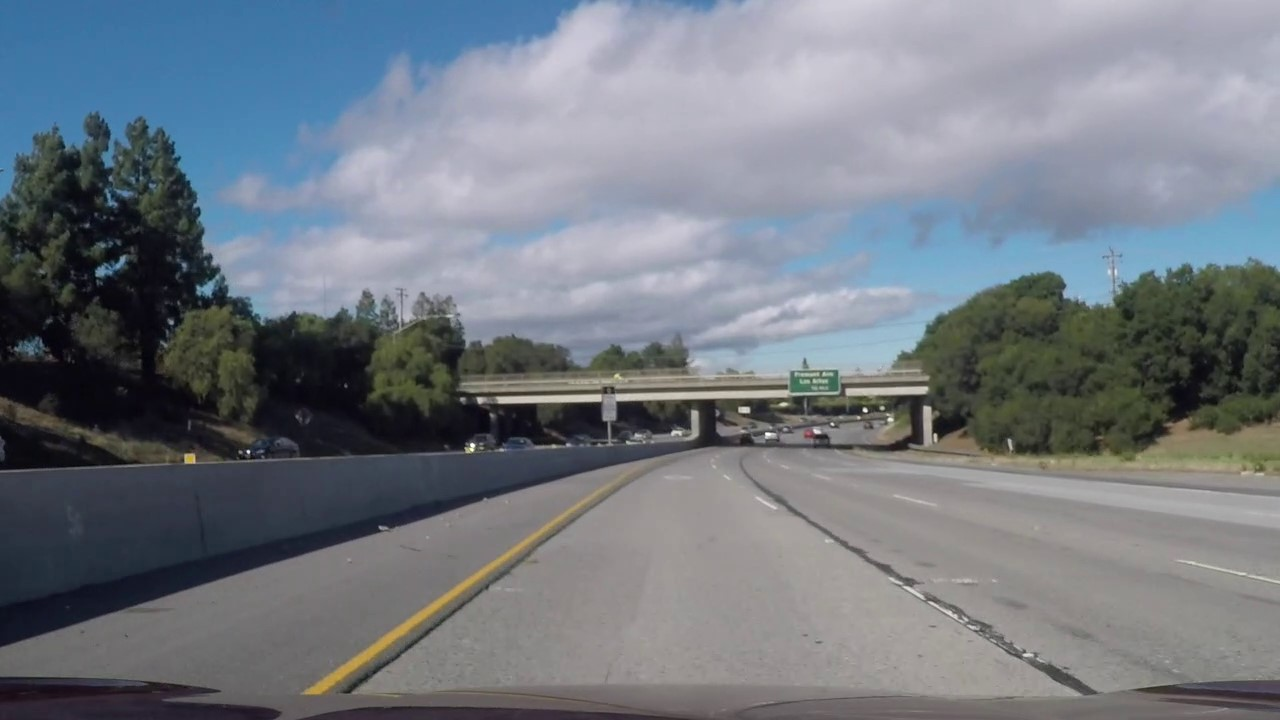
#> input picture test_images/Challenge.jpg, 1280 x 720 px; its folder holds only this picture in this run
$ jupyter execute --allow-errors Image_Processing.ipynb   (shell and % lines are left out)   (older library calls are emulated)
#> lines starting #> are read from the running program, lines starting #| are printed output that depends on the picture; after the words box and inside, x2 and y2 are one past the last pixel; in counts of white or black regions, pixels touching at a corner belong together
### helperfunctions.py
import numpy as np
import cv2
import math
from scipy import signal

def abs_sobel_thresh(img, orient='x', sobel_kernel=3, thresh=(0, 255)):
    # Apply the following steps to img
    if len(img.shape) > 2:
    	gray = cv2.cvtColor(img, cv2.COLOR_RGB2GRAY)
    else:
    	gray = np.copy(img)

    # 2) Take the derivative in x or y given orient = 'x' or 'y'
    if orient == 'x':
        derivative = cv2.Sobel(gray, cv2.CV_64F, 1, 0, ksize=sobel_kernel)
    elif orient == 'y':
        derivative = cv2.Sobel(gray, cv2.CV_64F, 0, 1, ksize=sobel_kernel)
    else:
        print("Error: orient must be either x or y.")
        # TODO: a bit dodge
        derivative = 0

    # 3) Take the absolute value of the derivative or gradient
    abs_derivative = np.absolute(derivative)

    # 4) Scale to 8-bit (0 - 255) then convert to type = np.uint8
    scaled_sobel = np.uint8(255 * abs_derivative / np.max(abs_derivative))

    # 5) Create a mask of 1's where the scaled gradient magnitude
    # is > thresh_min and < thresh_max
    # So there are 1s where #s are within our thresholds and 0s otherwise.
    grad_binary = np.zeros_like(scaled_sobel)
    grad_binary[(scaled_sobel >= thresh[0]) & (scaled_sobel <= thresh[1])] = 1

    # 6) Return this mask as your binary_output image
    return grad_binary

# [105 lines left out: functions mag_thresh, dir_threshold, cal_undistort, eq_Hist, not called in this run]

### Image_Processing.ipynb
# 2 Image Processing Pipeline

[cell 1]
import numpy as np
import cv2
import matplotlib.pyplot as plt
import matplotlib.image as mpimg
import glob
import pickle
from helperfunctions import *

## 2.1 Load Camera Calibration and Initialize Global Variables

[cell 2]
with open("Project_Output/cam_calib_res.p", mode='rb') as f:
#> (reads Project_Output/cam_calib_res.p from the repository)
    camera_calib = pickle.load(f)
mtx = camera_calib["mtx"]
dist = camera_calib["dist"]
Test_images = glob.glob("test_images/*.jpg")
showimages=False
saveimages=False

## 2.2 Distortion Correction

[cell 3]
# Get a test image to undistort

for fname in Test_images:

    # Read in image
    #img = cv2.imread(fname)
    example_distorted_test_image = cv2.imread(fname)
#> example_distorted_test_image is the input picture: shape (720, 1280, 3); mean B, G, R 130, 121.7, 115.1
    example_distorted_test_image_RGB = cv2.cvtColor(example_distorted_test_image, cv2.COLOR_BGR2RGB)
    example_undistorted_test_image = cv2.undistort(example_distorted_test_image_RGB,mtx,dist)

    # Display the distorted test alongside its undistorted counterpart

    if showimages:
        fig=plt.figure(figsize=(20,10))
        plt.subplot(121),plt.imshow(example_distorted_test_image_RGB)
        plt.title('Distorted', fontsize=30)
        plt.subplot(122),plt.imshow(example_undistorted_test_image)
        plt.title('Undistorted', fontsize=30)
        fig.suptitle(fname, fontsize=16)
    if saveimages:
        mpimg.imsave("Undistorted_"+fname,example_undistorted_test_image)

## 2.3 Color Transforms & Gradient Thresholding

[cell 4]
def generate_binary_image_v1(image, sobel_thresholds=(30, 140), color_thresholds=(150, 255)):
#> called with sobel_thresholds = (30, 140), color_thresholds = (150, 255)
    image = np.copy(image)
    # Convert to HLS color space and separate the V channel
    hls = cv2.cvtColor(image, cv2.COLOR_RGB2HLS)
#> hls: shape (720, 1280, 3); mean of channels 0, 1, 2 82.3, 124.3, 34.4
    l_channel = hls[:,:,1]
    s_channel = hls[:,:,2]
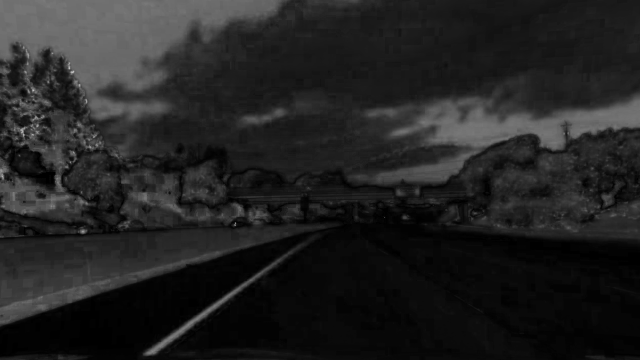
#> s_channel: shape (720, 1280) (shown at 1/2 size); min 0, max 255, mean 34.4

    sxbinary_l= abs_sobel_thresh(l_channel, orient='x', sobel_kernel=3, thresh=sobel_thresholds)
#> in abs_sobel_thresh, `derivative = cv2.Sobel(gray, cv2.CV_64F, 1, 0, ksize=sobel_kernel)`:
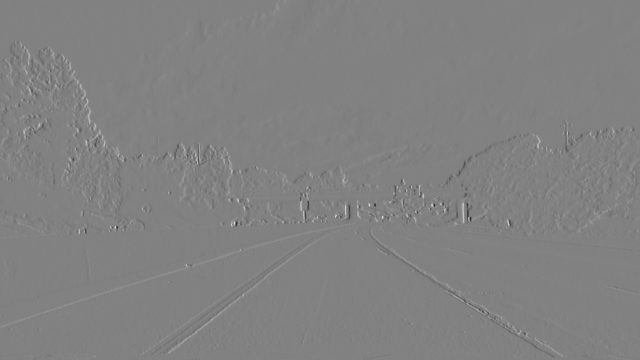
#> derivative: shape (720, 1280) float64 (shown at 1/2 size); min -592, max 575, mean 0.5; drawn with min black and max white
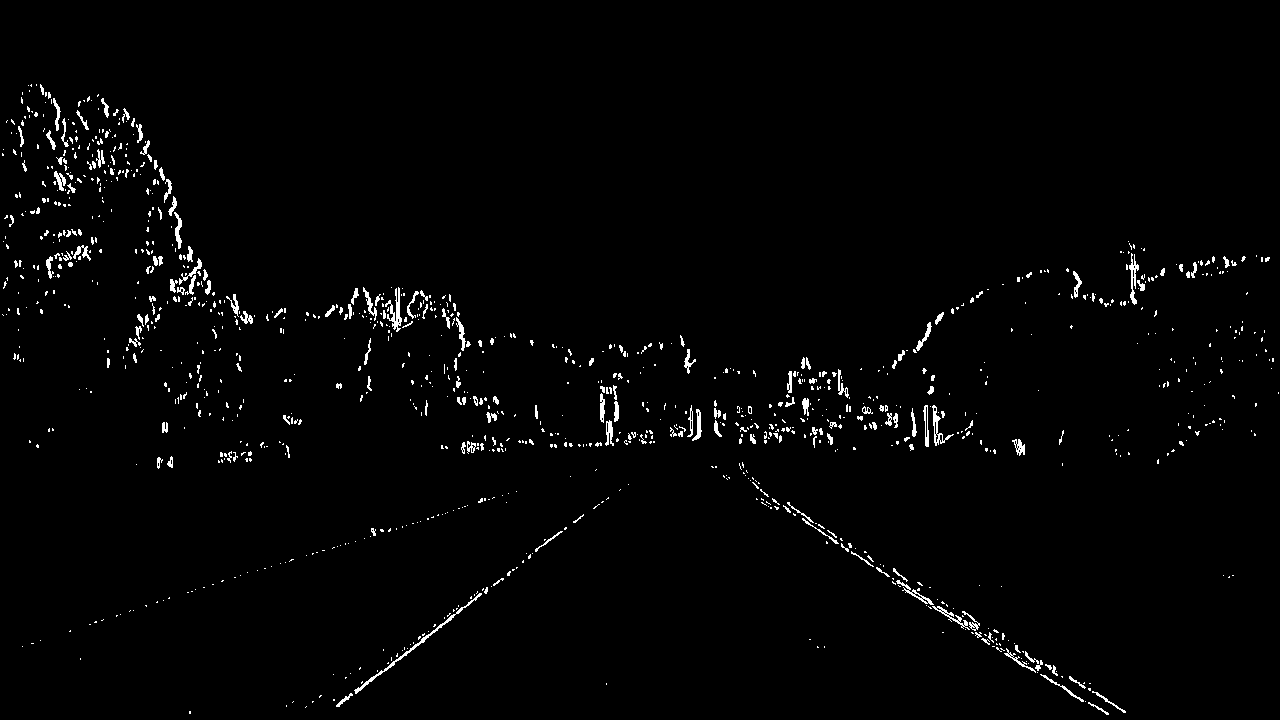
#> sxbinary_l: shape (720, 1280); values 0 (black) and 1 (white), 1.7% white in thin lines or dots, all inside (x1, y1, x2, y2) = (2, 84, 1279, 715)
    sxbinary_s= abs_sobel_thresh(s_channel, orient='x', sobel_kernel=3, thresh=sobel_thresholds)
#> sxbinary_s: shape (720, 1280); values 0 (black) and 1 (white), 0.7% white in thin lines or dots, all inside (x1, y1, x2, y2) = (1, 84, 1278, 718)

    # Thresholding on the color channels
    s_binary = np.zeros_like(s_channel)
    s_binary[(s_channel >= color_thresholds[0]) & (s_channel <= color_thresholds[1])] = 1
    l_binary = np.zeros_like(l_channel)
    l_binary[(l_channel >= 60) & (l_channel <= 230)] = 1

    combined = np.zeros_like(s_channel)
    combined[((s_binary == 1) & (l_binary == 1)) | (sxbinary_s == 1)|(sxbinary_l==1)] = 1

    return combined
def generate_binary_image_v2(image, sobel_thresholds=(30, 140), color_thresholds=(150, 255)):
    image = np.copy(image)

    # Convert to HLS color space and separate the V channel
    hls = cv2.cvtColor(image, cv2.COLOR_RGB2HLS)
    l_channel = hls[:,:,1]
    s_channel = hls[:,:,2]

    sxbinary_l= abs_sobel_thresh(l_channel, orient='x', sobel_kernel=3, thresh=sobel_thresholds)
    sxbinary_s= abs_sobel_thresh(s_channel, orient='x', sobel_kernel=3, thresh=sobel_thresholds)

    # Thresholding on the color channels
    s_binary = np.zeros_like(s_channel)
    s_binary[(s_channel >= color_thresholds[0]) & (s_channel <= color_thresholds[1])] = 1

    combined = np.zeros_like(s_channel)
    combined[(s_binary == 1) | (sxbinary_s == 1)|(sxbinary_l==1)] = 1

    return combined
def generate_binary_image_v3(image, sobel_thresholds=(30, 140), color_thresholds=(150, 255)):
    # Convert to YCrCb color space
    img = np.copy(image)
    YCrCb = cv2.cvtColor(img, cv2.COLOR_RGB2YCrCb)
    mask_YCrCb = cv2.bitwise_or(cv2.inRange(YCrCb[:, :, 2], 0, 100), cv2.inRange(YCrCb[:, :, 1], 150, 255))

    LAB = cv2.cvtColor(img, cv2.COLOR_RGB2LAB)
    mask_LAB = cv2.bitwise_and(cv2.inRange(LAB[:, :, 0], 210, 255),cv2.inRange(LAB[:, :, 1], 123, 132), cv2.inRange(LAB[:, :, 2],  123, 132))
    return cv2.bitwise_or(mask_YCrCb,mask_LAB)


def generate_binary_image(image, sobel_thresholds=(30, 140), color_thresholds=(150, 255)):
    return generate_binary_image_v3(image, sobel_thresholds=(30, 140), color_thresholds=(150, 255))

[cell 5]
# Display the before and after
for fname in Test_images:
    example_distorted_test_image = cv2.imread(fname)
    example_distorted_test_image_RGB = cv2.cvtColor(example_distorted_test_image, cv2.COLOR_BGR2RGB)
    example_undistorted_test_image = cv2.undistort(example_distorted_test_image_RGB,mtx,dist)
    result1=generate_binary_image_v1(example_undistorted_test_image)
#> result1: shape (720, 1280); values 0 (black) and 1 (white), 2.2% white in thin lines or dots, all inside (x1, y1, x2, y2) = (1, 84, 1279, 718)
    result2=generate_binary_image_v2(example_undistorted_test_image)
    result3=generate_binary_image_v3(example_undistorted_test_image)
    result=generate_binary_image(example_undistorted_test_image)
    if showimages:
        fig= plt.figure(figsize=(20,10))
        plt.subplot(141),plt.imshow(example_undistorted_test_image)
        plt.title('Before', fontsize=30)
        plt.subplot(142),plt.imshow(result1, cmap='gray')
        plt.title('v1', fontsize=30)
        plt.subplot(143),plt.imshow(result2, cmap='gray')
        plt.title('v2', fontsize=30)
        plt.subplot(144),plt.imshow(result3, cmap='gray')
        plt.title('v3', fontsize=30)
       # fig.suptitle(fname, fontsize=16)

    if saveimages:
        mpimg.imsave("Transformed_"+fname,result, cmap='gray')

## 2.3 Perspective Transform

[cell 6]
# [20 lines left out: function warper, not called in this run]

#https://nikolasent.github.io/opencv/2017/05/07/Bird's-Eye-View-Transformation.html
#https://nikolasent.github.io/proj/proj1
def warper_V2(image):
    image_size = image.shape[:2]
    img_size = (1280, 223)
    src = np.float32([[0, 673],   [1207, 673],[0, 450], [1280, 450]])
    dst = np.float32([[569, 223], [711, 223], [0, 0],   [1280, 0]])
    M = cv2.getPerspectiveTransform(src, dst)
    M = cv2.getPerspectiveTransform(src, dst) # The transformation matrix
    Minv = cv2.getPerspectiveTransform(dst, src) # Inverse transformation

    img = np.copy(image) # Read the test img
   # img = img[450:(450+IMAGE_H), 0:IMAGE_W] # Apply np slicing for ROI crop
    warped_img = cv2.warpPerspective(img, M,img_size) # Image warping
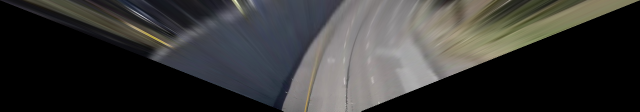
#> warped_img: shape (223, 1280, 3) (shown at 1/2 size); mean R, G, B 55.2, 55, 53.6
    #plt.imshow(cv2.cvtColor(warped_img, cv2.COLOR_BGR2RGB)) # Show results
    #plt.show()
    return warped_img, Minv

[cell 7]
# Display the before and after
for fname in Test_images:
    example_distorted_test_image = cv2.imread(fname)
    example_distorted_test_image_RGB = cv2.cvtColor(example_distorted_test_image, cv2.COLOR_BGR2RGB)
    example_undistorted_test_image = cv2.undistort(example_distorted_test_image_RGB,mtx,dist)
    warped, inverse_warp_matrix =warper_V2(example_undistorted_test_image)
#> inverse_warp_matrix = [[1, -2.55, 0], [0, -1.66, 450], [0, -0.00396, 1]]

    if showimages:
        fig=plt.figure(figsize=(20,10))
        plt.subplot(121),plt.imshow(example_undistorted_test_image)
        plt.title('Before', fontsize=30)
        plt.subplot(122),plt.imshow(warped)
        plt.title('After', fontsize=30)
        fig.suptitle(fname, fontsize=16)

    if saveimages:
       mpimg.imsave("Warped_"+fname,warped)

## 2.4 Identify lane-line pixels and fit a polynomial

[cell 8]
# Display the before and after
for fname in Test_images:
    example_distorted_test_image = cv2.imread(fname)
    example_distorted_test_image_RGB = cv2.cvtColor(example_distorted_test_image, cv2.COLOR_BGR2RGB)
    example_undistorted_test_image = cv2.undistort(example_distorted_test_image_RGB,mtx,dist)
    binary = generate_binary_image(example_undistorted_test_image)
    warped, inverse_warp_matrix =warper_V2(binary)
#> in warper_V2 (call 2), `warped_img = cv2.warpPerspective(img, M,img_size)`:
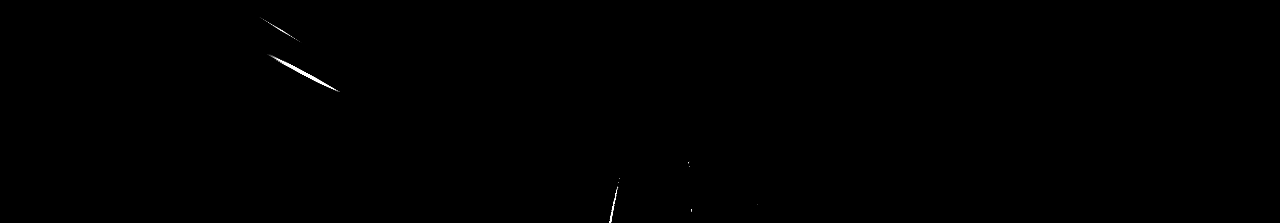
#> warped_img: shape (223, 1280); min 0, max 255, mean 0.3
#> (the rest of the program and of its run is left out)
